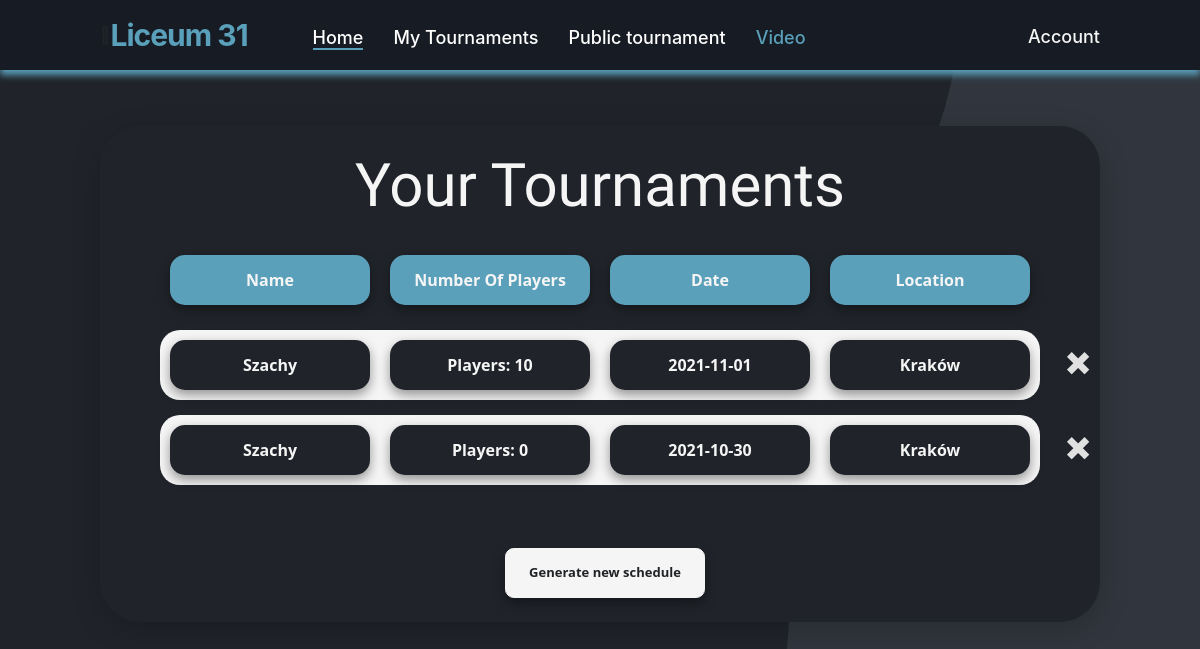
The page /tournaments (signed in) on the database as committed earlier.
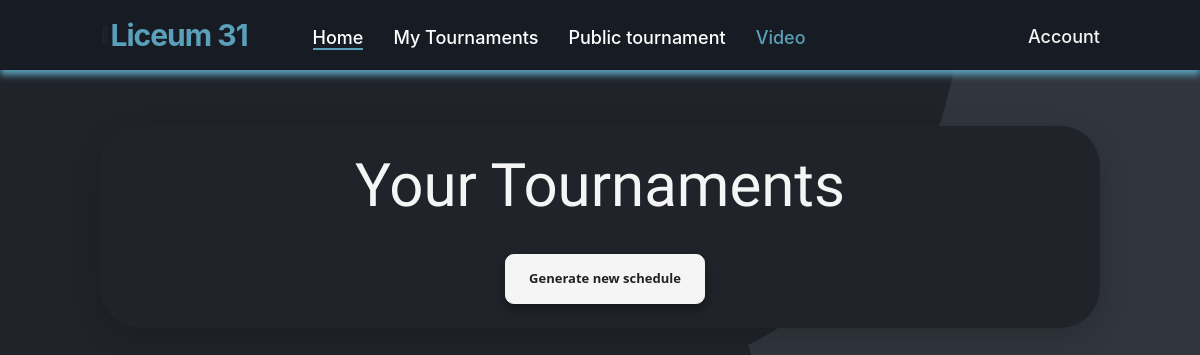
The same page on the database as committed later.
### website/models.py (models this page shows)
class Tournament(db.Model):
    id = db.Column(db.Integer,primary_key=True)
    user_id = db.Column(db.Integer,db.ForeignKey('user.id'))
    name = db.Column(db.String(150))
    date = db.Column(db.Date)
    location = db.Column(db.String(150))
    discipline = db.Column(db.String(150))
    type = db.Column(db.String(150))
    status = db.Column(db.String(150), default="upcoming")
    is_public = db.Column(db.Boolean(),default=False)
    current_round_number = db.Column(db.Integer(),default=0)
    max_rounds = db.Column(db.Integer())
    edited_dual_id = db.Column(db.Integer())
    rounds = db.relationship('Round')
    duals = db.relationship('Dual')
    opponents = db.relationship('Opponent')
    standings = db.relationship('Standing')

### website/views.py (the view)
@views.route('/tournaments', methods=['GET', 'POST'])
@login_required
def tournaments():
    return render_template("tournaments.html", user=current_user)

### website/__init__.py (called while the page is built)
def create_app():
    app = Flask(__name__)
    app.config['SECRET_KEY'] = 'kjabwdlajbal'
    app.config['SQLALCHEMY_DATABASE_URI'] = f'sqlite:///{DB_NAME}'
    app.config['SQLALCHEMY_TRACK_MODIFICATIONS'] = False
    db.init_app(app)  # inicjowanie bazy danych dla aplikacji
    from .views import views
    from .auth import auth
    app.register_blueprint(views, url_prefix='/')
    app.register_blueprint(auth, url_prefix='/')
    from .models import User
    create_datebase(app)
    login_manager = LoginManager()
    login_manager.login_view = 'auth.login'
    login_manager.init_app(app)
    @login_manager.user_loader
    def load_user(id):
        return User.query.get(int(id))
    return app

### website/templates/tournaments.html
{% extends "base.html" %} {% block title %}Your Tournaments{% endblock %} {%
block content %}
<section class="tournaments_box_container container_tournaments">
  <br />
  <h3 align="center">Your Tournaments</h3>
  <table style="margin: auto">
    <tbody style="display: flex; margin-bottom: 15px; margin-top: 15px">
      <tr class="btn-danger_nav_list_group_tournaments">
        <div align="center ">
          <td>Name</td>
        </div>
      </tr>
      <tr class="btn-danger_nav_list_group_tournaments">
        <div align="center ">
          <td>Number Of Players</td>
        </div>
      </tr>
      <tr class="btn-danger_nav_list_group_tournaments">
        <div align="center ">
          <td>Date</td>
        </div>
      </tr>
      <tr class="btn-danger_nav_list_group_tournaments">
        <div align="center ">
          <td>Location</td>
        </div>
      </tr>
    </tbody>
    {% for tournament in user.tournaments %}
    <table style="margin: auto">
      <tbody
        class="btn_tournaments_list"
        onClick="showTournament({{tournament.id}}) "
        style="display: flex; margin-bottom: 15px"
      >
        <button id="button_close" class="close_tournaments">
          <span onClick="deleteTournament({{tournament.id}})" aria-hidden="true"
            >&times;</span
          >
        </button>
        <tr class="btn-danger_nav_list_group_tournaments_name" align="center ">
          <td>{{tournament.name}}</td>
        </tr>
        <tr class="btn-danger_nav_list_group_tournaments_name" align="center ">
          <td>Players: {{tournament.opponents|length}}</td>
        </tr>
        <tr class="btn-danger_nav_list_group_tournaments_name" align="center ">
          <td>{{tournament.date}}</td>
        </tr>
        <tr class="btn-danger_nav_list_group_tournaments_name" align="center ">
          <td>{{tournament.location}}</td>
        </tr>
      </tbody>
    </table>
    {% endfor %}
    <br />
  </table>
  <br />
  <div align="center ">
    <a href="/new-tournament ">
      <button id="btn" type="button " class="btn-danger_nav_tournaments">
        Generate new schedule
      </button>
    </a>
  </div>
  <br />
</section>
{% endblock %}

### website/templates/base.html (shortened to what this page needs)
<!DOCTYPE html>
<html lang="en">
<head>
    <link rel="stylesheet" href="https://stackpath.bootstrapcdn.com/bootstrap/4.4.1/css/bootstrap.min.css" />
    <link rel="stylesheet" href="https://stackpath.bootstrapcdn.com/font-awesome/4.7.0/css/font-awesome.min.css" />
    <link rel="stylesheet" href="{{ url_for('static', filename='style.css') }}" />
</head>
<body>
    <nav>
        <div class="menu-icon">
            <span class="fas fa-bars"></span>
        </div>
        <a id="home" href="/">
            <div class="logo" style="color: #5aa0ba; font-weight: 700">Liceum 31</div>
        </a>
        <div class="nav-items">
            {% if user.is_authenticated %}
            <li><a class="linkbutton link-active" id="home" href="/">Home</a></li>
            <li><a class="linkbutton" href="/tournaments">My Tournaments</a></li>
            <li><a class="linkbutton" href="/public-schedule">Public tournament</a></li>
            <li><a class="linkbutton not-active" href="/">Video</a></li>
            {% else %}
            <li><a class="linkbutton" id="login" href="/login">Log in</a></li>
            <li><a class="linkbutton" id="signUp" href="/sign-up">Sign up</a></li>
            {% endif %}
        </div>
        {% if user.is_authenticated %}
        <ul>
            <li>
                <a href="#">Account</a>
            </li>
            </ul>
        {% endif %}
    </nav>
    <div class="container">{% block content %} {% endblock %}</div>
</body>
</html>

### website/static/style.css (style rules this page uses)
html { scroll-behavior: smooth; }
body { background-image: url("../static/bgp.png"); scroll-behavior: smooth; overflow: overlay; background-repeat: no-repeat; background-attachment: fixed; }
ul { list-style: none; float: left; margin-top: 18px; }
ul>li { margin: 0; padding: 0; float: left; position: relative; }
ul>li>a { color: whitesmoke; text-decoration: none; padding-bottom: 20px; }
a { color: #fff; font-size: 18px; font-weight: 500; text-decoration: none; }
nav { background: #171c24; display: flex; flex-wrap: wrap; align-items: center; justify-content: space-between; height: 70px; padding: 0 100px; box-shadow: 0 5px 7px 0 #5aa0ba; }
nav .logo { color: #fff; font-size: 30px; font-weight: 600; letter-spacing: -1px; text-decoration: none; }
nav .nav-items { display: flex; flex: 1; padding: 0 0 0 50px; margin-top: 4px; }
nav .nav-items li { list-style: none; padding: 0 15px; }
nav .nav-items li a { font-size: 18px; font-weight: 500; text-decoration: none; }
.not-active { pointer-events: none; cursor: default; color: #5AA0BA; }
.link-active { border-bottom: 2px solid #5AA0BA; }
h3 { color: whitesmoke; font-family: 'Stick No Bills', sans-serif; font-size: 60px; }
.container { width: 1800px; }
.tournaments_box_container { background-color: #20242A; height: 300px; width: 700px; box-shadow: 0 8px 30px 0 rgba(0, 0, 0, 0.2); border-radius: 40px; }
.container_tournaments { width: 1000px; height: auto; margin: 0 auto; margin-top: 5%; }
.btn-danger_nav_tournaments { background-color: whitesmoke; border: 0; width: 200px; height: 50px; border-radius: .55rem; font-family: "Segoe UI", Tahoma, Geneva, Verdana, sans-serif; color: #202225; font-size: 13px; font-weight: bold; outline: none; box-shadow: 0px 5px 12px rgba(0, 0, 0, 0.4); transition: 0.5s; backface-visibility: hidden; border: 1px solid whitesmoke; margin-left: 10px; }

Rows that differ between the two databases and show on the page:
no longer on this page (row edited): Tournament: name "Szachy", opponents|length "10", date "2021-11-01", location "Kraków"
removed Tournament: name "Szachy", opponents|length "0", date "2021-10-30", location "Kraków"
Other text that changed with them:
text no longer shown: "Name Number Of Players Date Location"
